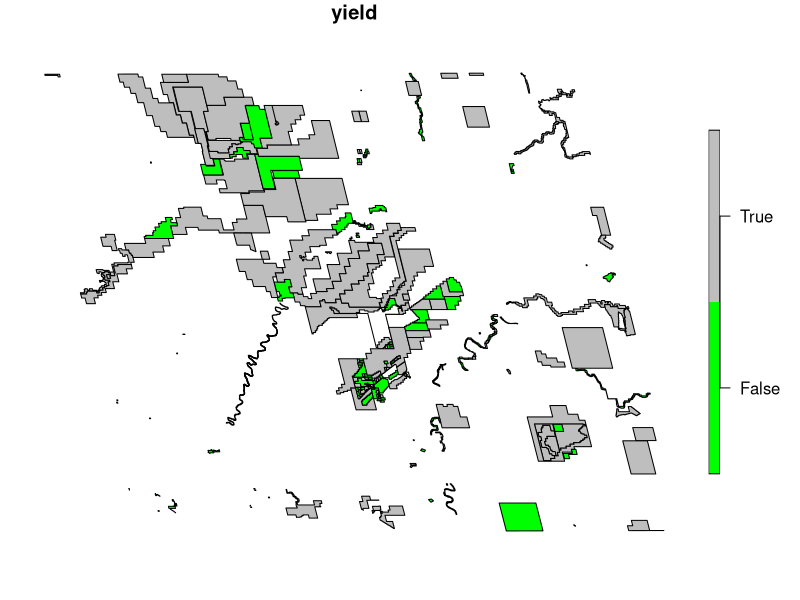
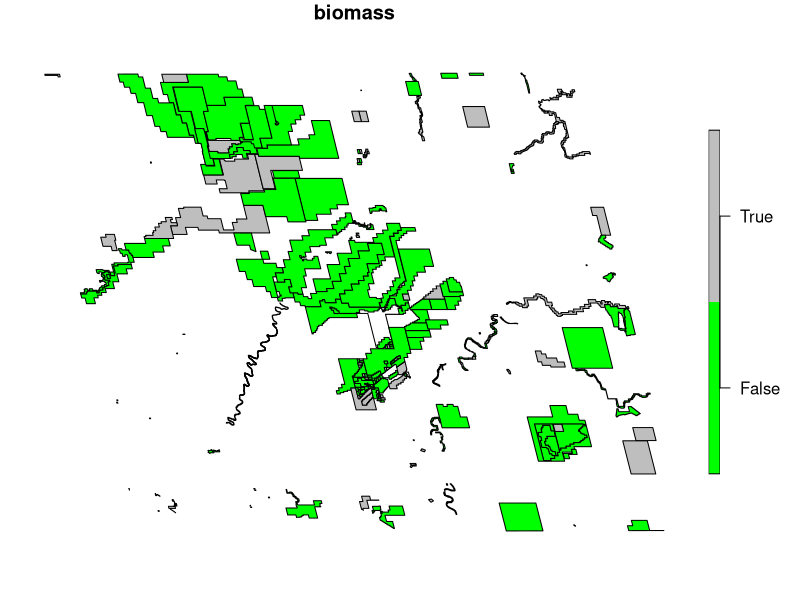
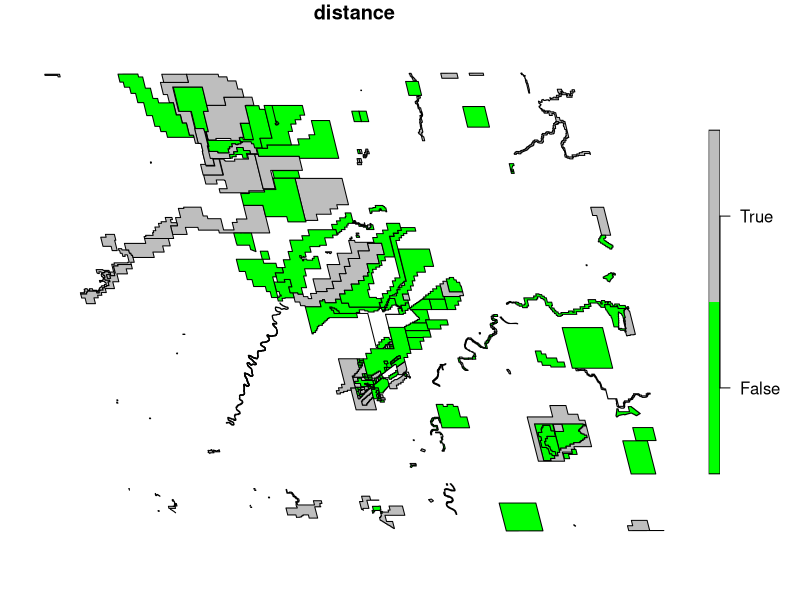

Generate these figures, in order, with R: (Note: this script raises an error after producing the figures.)
setwd("/home/petra/Studium/spatopt/LandUseOptimization")
library(sf)
library(dplyr)
library(stars)

# load from /results
yield <- read.csv("./results/result_F1_yield.csv", sep = ",")
biomass <- read.csv("./results/result_F2_biomass.csv", sep = ",")
dist <- read.csv("./results/result_F3_dist.csv", sep = ",")

# make into sf data frames
yield$geometry <- as.character(yield$geometry)
yield$geometry <- as.list(yield$geometry)
yield <- st_as_sf(yield)
yield <- st_zm(yield, drop = TRUE)

biomass$geometry <- as.character(biomass$geometry)
biomass$geometry <- as.list(biomass$geometry)
biomass <- st_as_sf(biomass)
biomass <- st_zm(biomass, drop = TRUE)

dist$geometry <- as.character(dist$geometry)
dist$geometry <- as.list(dist$geometry)
dist <- st_as_sf(dist)
dist <- st_zm(dist, drop = TRUE)

# plot
plot(yield["mining"], pal = c("green", "grey"), main="yield")
plot(biomass["mining"], pal = c("green", "grey"), main="biomass")
plot(dist["mining"], pal = c("green", "grey"), main="distance")

write_sf(yield, "./results/best_yield.shp")
write_sf(biomass, "./results/best_bio.shp")
write_sf(dist, "./results/best_dist.shp")

##################################################
stu <- read_sf("./study_areas/study2_noUrban.shp")

# x are polygons, y are solutions, such that
# rows are complete solutions
sol <- read.csv("./results/solutions.csv")
per <- read.csv("./results/performances.csv")
per$X0 <- -per$X0
per$X1 <- -per$X1
per$X2 <- -per$X2

# calculate some sort of measure, here: sum
per$sum <- per$X0 + per$X1 + per$X2
# index of best performing candidate is
index <- per[per$sum == max(per$sum),]$X

# its mining vector is
miningBest <- as.vector(sol[index, 2:ncol(sol)])
miningBest <- unname(unlist(miningBest))

# assign to shape
stu$mining <- miningBest

# plot
plot(stu["mining"], pal = c("green", "grey"), main="Best Solution")
